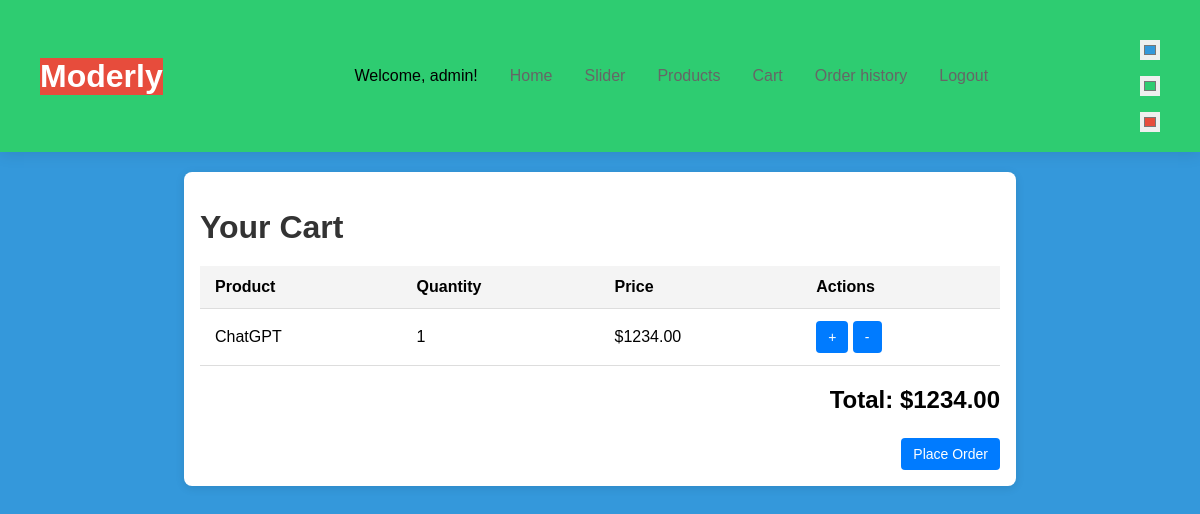
The app's page /cart/ (signed in), older data.
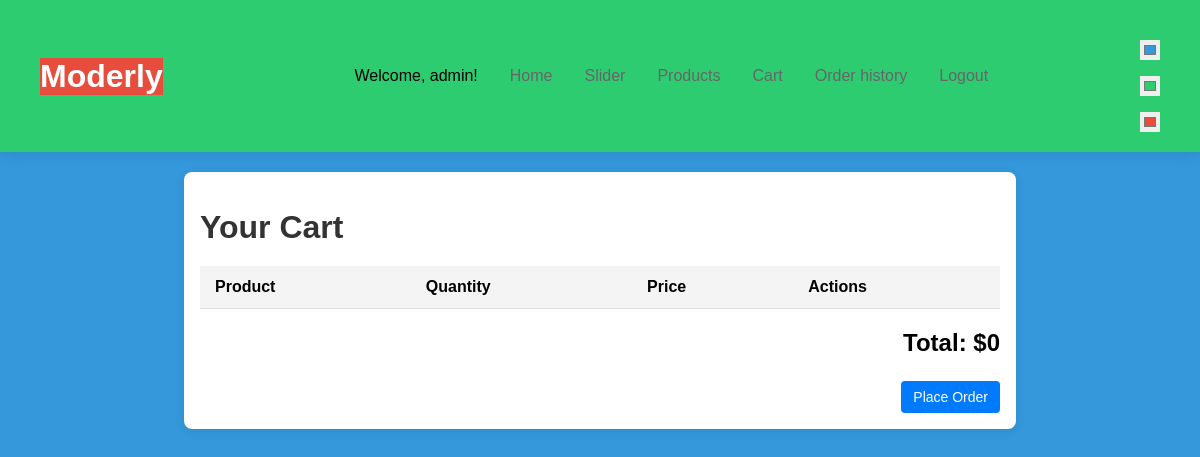
The same page, newer data.
### cart/models.py (models this page shows, shortened)
class CartItem(models.Model):
    cart = models.ForeignKey(Cart, on_delete=models.CASCADE, related_name='items')
    product = models.ForeignKey(Product, on_delete=models.CASCADE)
    quantity = models.PositiveIntegerField(default=1)
    class Meta:
        unique_together = ('cart', 'product')

### products/models.py (models this page shows, shortened)
class Product(models.Model):
    name = models.CharField(max_length=255)
    price = models.DecimalField(max_digits=10, decimal_places=2)
    description = models.TextField()
    photo = models.ImageField(upload_to='products/')
    category = models.ForeignKey(Category, on_delete=models.CASCADE, related_name='products')
    created_by = models.ForeignKey(CustomUser, on_delete=models.CASCADE, related_name='products')
    reported_by = models.ManyToManyField(CustomUser, related_name='reported_products', blank=True)
    approved = models.BooleanField(default=False)

### cart/views.py (the view)
# urls.py: path('', views.view_cart, name='view_cart'),
@login_required
def view_cart(request):
    cart, created = Cart.objects.get_or_create(user=request.user)
    cart_items = cart.items.all()
    for item in cart_items:
        item.total_price = item.product.price * item.quantity
    return render(request, 'cart/view_cart.html', {
        'cart': cart,
        'cart_items': cart_items,
        'total': sum(item.total_price for item in cart_items)
    })

### base/context_processors.py (called while the page is built)
def current_user(request):
    return {
        'current_user': request.user if request.user.is_authenticated else None
    }

### templates/cart/view_cart.html (shortened to what this page needs)
<!DOCTYPE html>
<html lang="en">
<head>
</head>
<body>
    {% include 'header.html' %}
    <div class="container">
        <h1>Your Cart</h1>
        <table>
            <thead>
                <tr>
                    <th>Product</th>
                    <th>Quantity</th>
                    <th>Price</th>
                    <th>Actions</th>
                </tr>
            </thead>
            <tbody>
                {% for item in cart_items %}
                <tr>
                    <td>{{ item.product.name }}</td>
                    <td>{{ item.quantity }}</td>
                    <td>${{ item.product.price }}</td>
                    <td>
                        <form method="post" action="{% url 'update_cart_item' item.id %}">
                            <button type="submit" name="action" value="increment">+</button>
                            <button type="submit" name="action" value="decrement">-</button>
                        </form>
                    </td>
                </tr>
                {% endfor %}
            </tbody>
        </table>
        <p class="total">Total: ${{ total }}</p>
        <div class="place-order">
            <form method="post" action="{% url 'checkout' %}">
                <button type="submit">Place Order</button>
            </form>
        </div>
    </div>
</body>
</html>

Row changes from the older to the newer data that the page shows:
removed CartItem: product.name "ChatGPT", quantity "1", product.price "1234.00"
Text that changed along with them:
{{ total }}: "1234.00" → "0"
